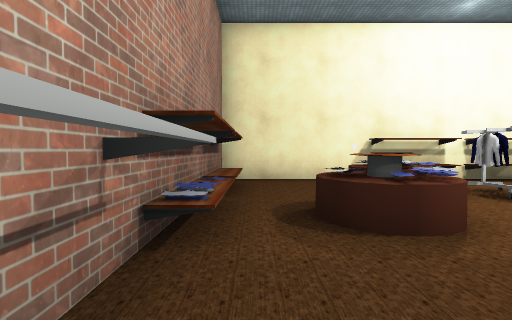
View 1 (above)

24 first-person views from a walk through a Unity game level. The camera is 1.5 m above the floor, tilts 2° down and sees 85° across. The floor is counted in squares, 2 m on a side. Each view is taken from the middle of a square. On the plan, view 1 faces up. The plan holds only what a view shows up to about 10 squares ahead; the rest is blank. The place goes on beyond the plan. The player character is not drawn. Some animated figures are left out. Some surface patterns are stand-ins.

View 2
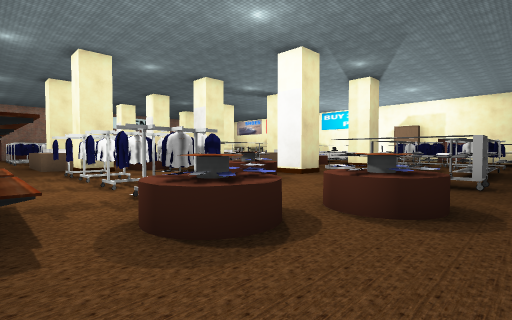

View 3
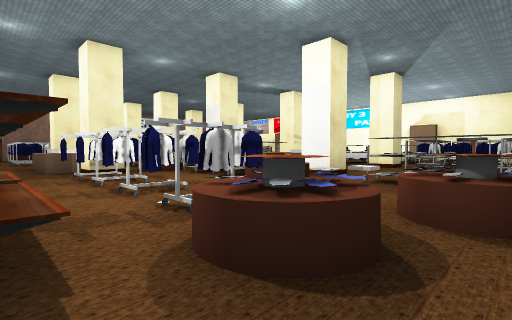

View 4
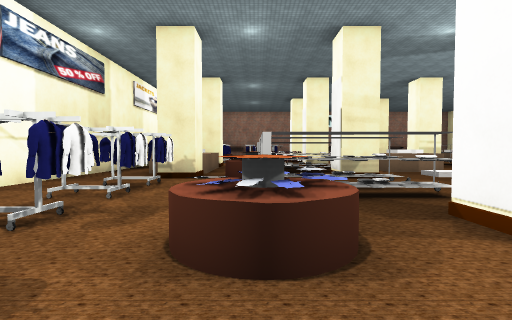

View 5
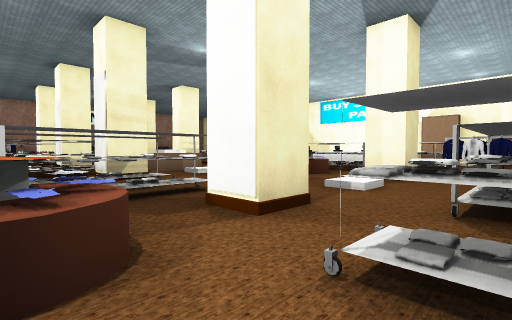

View 6
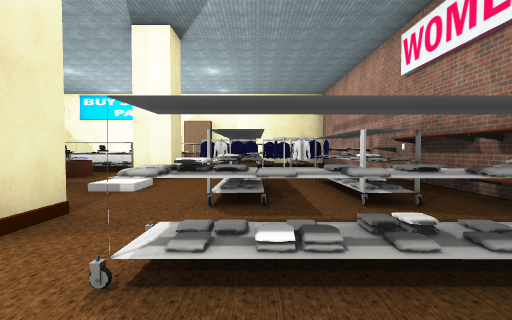

View 7
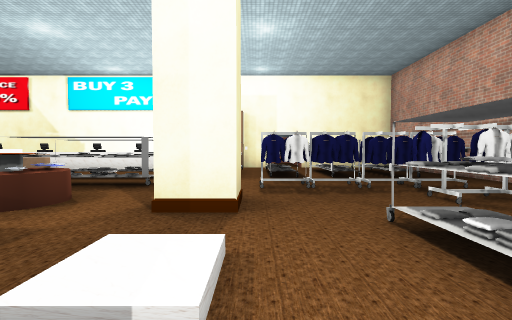

View 8
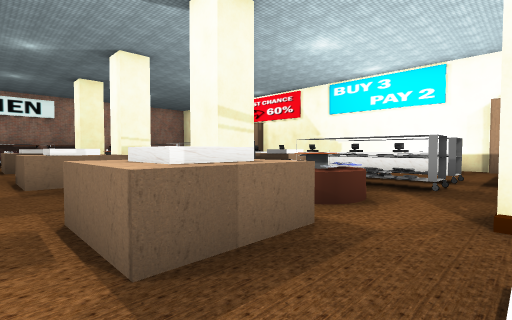

View 9
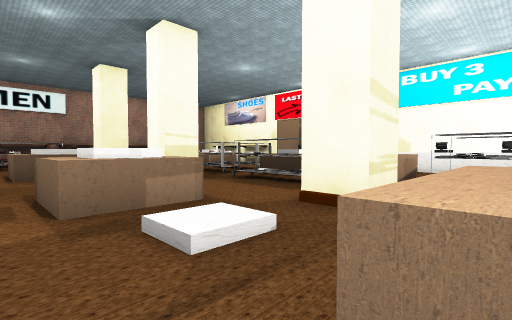

View 10
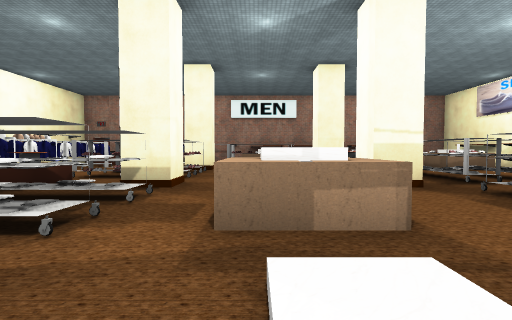

View 11
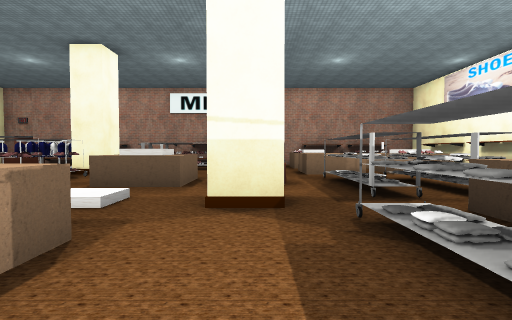

View 12
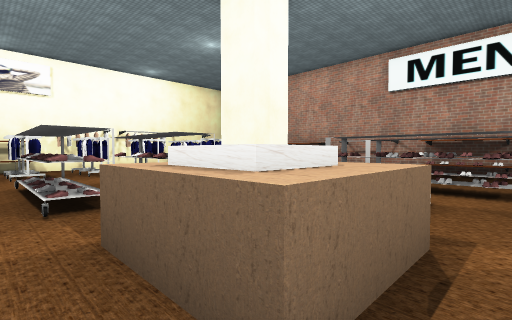

View 13
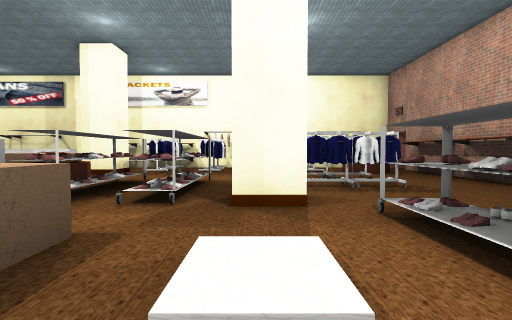

View 14
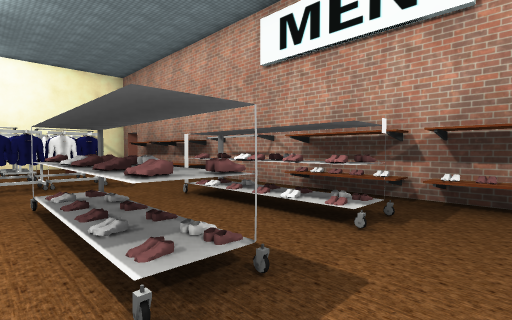

View 15
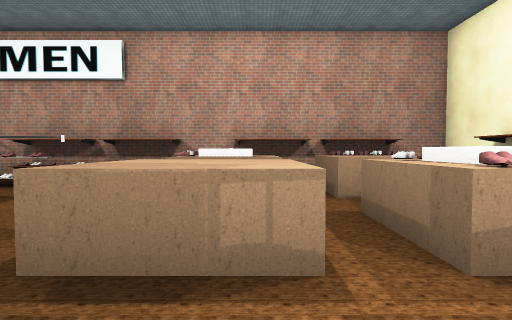

View 16
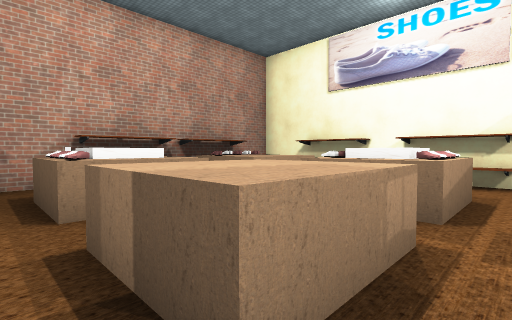

View 17
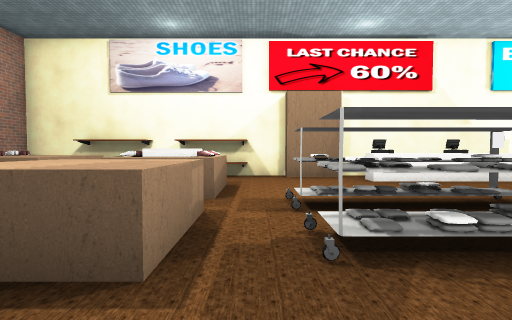

View 18
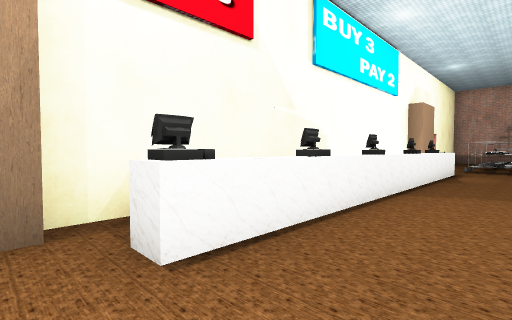

View 19
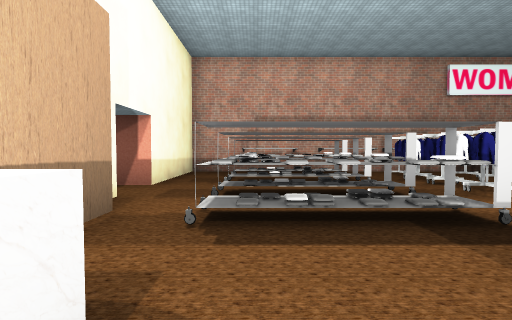

View 20
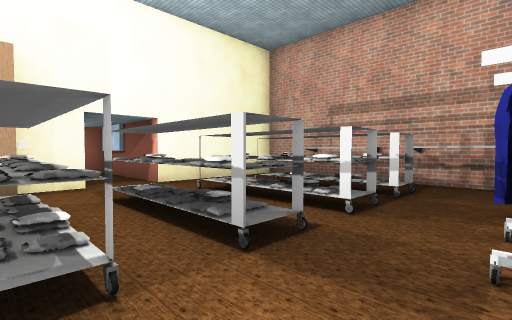

View 21
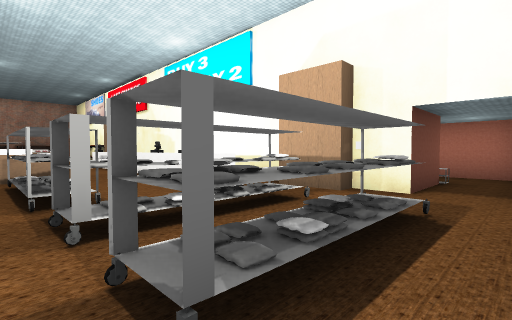

View 22
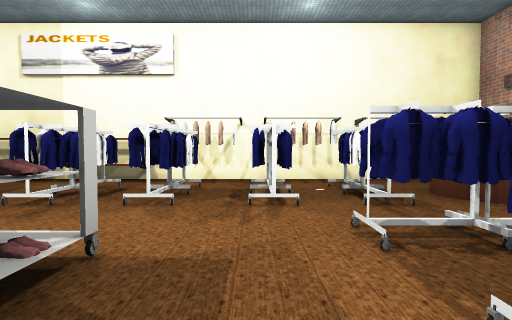

View 23
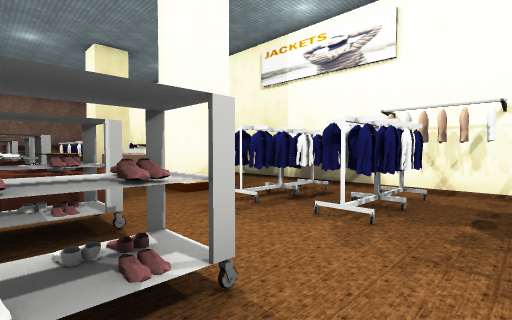

View 24
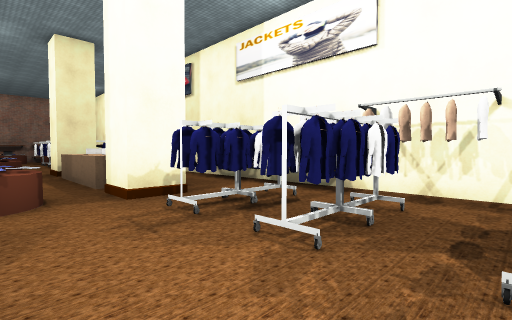

### Floor plan
Points are (right, up) in squares from view 1. A wall is a line through its corners. A room is listed if a view was taken in it or the views show most of it. See-through windows are left out.
Room 1 (views 1, 2, 3, 4, 5, 6, 7, 8, 9, 10, 11, 12, 13, 14, 15, 16, 17, 18, 19, 20, 21, 22, 23, 24)
walls: (13, -4) (13, -3.1) (13.9, -3.1); (12.6, -4.5) (12.6, -2.6) (14.4, -2.6); (10.4, -1.4) (10.4, -0.3) (11.5, -0.3); (14.4, -4.5) (13.6, -4.5); (10.4, -6.4) (10.4, -5.4) (11.5, -5.4); (8, -4) (8, -3.1) (8.9, -3.1); (7.6, -4.5) (7.6, -2.6) (9.4, -2.6); (16.6, -1.3) (15.6, -1.3) (15.6, -0.2); (15.6, -6.5) (15.6, -5.4) (16.6, -5.4); (13.8, -8.7) (15.5, -8.7); (14.1, -9) (15, -9); (11.4, 3.6) (10.4, 3.6) (10.4, 4.6) (11.4, 4.6); (18.9, -4) (18, -4) (18, -3.1) (18.9, -3.1); (5.2, -1.4) (5.2, -0.3) (6.2, -0.3); (11.6, -10) (11.6, -9) (12.5, -9); (13.2, 4.1) (12.4, 4.1); (15, 3.6) (11.9, 3.6); (12, 4.4) (12, 5.4) (13.4, 5.4); (12.4, 4.5) (12.4, 5.1); (11.3, -10.5) (11.3, -8.7) (12.8, -8.7); (5.2, -6.4) (5.2, -5.4) (6.2, -5.4); (19.5, -4.5) (17.7, -4.5) (17.7, -2.6) (19.4, -2.6) (19.4, -3.4); (14.6, 5) (14.6, 4.1) (13.8, 4.1); (16.6, 4.6) (16.6, 3.6) (15.6, 3.6); (11.4, -12.7) (12.6, -12.7); (13.5, -12.7) (14.6, -12.7); (21.8, -1.3) (20.6, -1.3) (20.6, -0.2); (15.5, -12.7) (16.6, -12.7); (9.5, 7.3) (8.6, 7.3); (20.6, -9.5) (20.6, -7.6) (22.5, -7.6); (8, -13.2) (8, -12.7) (8.6, -12.7); (6.7, 7.3) (-0.9, 7.3) (-0.9, 5.4); (17.6, -13.8) (19.1, -13.8); (7, -14.2) (17.6, -14.2); (-0.9, -5.4) (-0.9, -14.2) (3, -14.2); (23.4, -9.5) (23.4, -8.4); (23.8, -9) (23.8, -8.4); (19.1, -14.2) (20.6, -14.2); (4.5, -14.2) (5.6, -14.2) (5.6, -13.8) (7, -13.8); (-0.9, 1.5) (-0.9, 0.9); (23.4, -12.1) (23.4, -10.3) (24.5, -10.3); (21.6, -14.2) (23.6, -14.2); (24.1, 7.3) (12, 7.3); (24.6, -14.2) (26.8, -14.2) (26.8, 5)
ways out: opening at (4, -15.5)
objects: shelf (-1, -1); other object (-1, 2); other object (-1, 3); other object (-1, 4); shelf (-1, 5); other object (0, -3); other object (0, 2); shelf (0, 3); other object (1, -12) to (1, -10); other object (1, -8); rack (1, -6) to (2, -6); other object (1, -4) to (1, -2); other object (1, 0) to (3, 0); table (1, 3) to (2, 4); other object (2, -12); rack (2, -8); table (2, 5) to (3, 6); other object (3, -12) to (3, -10); rack (3, -8); other object (3, -4) to (3, -2); other object (4, -12) to (4, -10); rack (4, -8); rack (4, 4); other object (4, 5); shelf (4, 7); rack (5, -8); table (5, 2) to (6, 2); other object (6, -12) to (6, -10); rack (6, 4); other object (6, 5); shelf (6, 7); other object (7, 5) to (8, 5); other object (8, -10) to (10, -10); other object (8, -8) to (10, -8); table (8, -6) to (9, -6); other object (8, -1) to (8, 0); other object (8, 1) to (8, 2); rack (8, 4); other object (9, -1) to (9, 2); rack (9, 4); other object (9, 5); other object (10, -13); cash register (11, -13); table (11, 2); other object (12, -7); other object (12, 2); cash register (13, -13); other object (13, -8) to (14, -8); other object (13, -1) to (13, 2); other object (14, -1); other object (14, 0) to (14, 1); other object (14, 2); cash register (15, -13); other object (15, -7); table (16, 2); cash register (17, -13); other object (17, -10) to (19, -10); other object (17, -8) to (19, -8); other object (17, 2); other object (17, 7); other object (18, -6) to (19, -6); other object (18, -1) to (18, 2); rack (18, 4) to (18, 5); rack (18, 6); other object (19, 1); other object (19, 5); other object (20, -1) to (20, 2); other object (20, 4); rack (20, 5); rack (20, 6); other object (21, -12); other object (21, -11); other object (21, 4); rack (21, 5); rack (21, 6); other object (22, -11); other object (22, 1); other object (22, 2); other object (23, -4) to (23, -2); rack (23, 1); rack (23, 2); other object (23, 3); rack (23, 4) to (23, 5); rack (23, 6); other object (24, -8); rack (24, 1); rack (24, 2); table (24, 4) to (25, 5); other object (25, -12); other object (25, -11); other object (25, -8); other object (25, -4) to (25, -2); shelf (26, -6); other object (26, -5); shelf (26, -4); other object (26, -3); other object (26, 1)

Positions as (right, up) in squares from view 1, and headings:
1: (0, 0), facing up
2: (0, 7), facing down-right
3: (1, 7), facing down-right
4: (3, 2), facing right
5: (3, 2), facing down-right
6: (3, 2), facing down
7: (5, -2), facing down
8: (6, -2), facing down-right
9: (9, -2), facing down-right
10: (10, -3), facing right
11: (12, -6), facing right
12: (17, -5), facing up-right
13: (21, -5), facing up
14: (22, -6), facing up-right
15: (19, -9), facing right
16: (20, -7), facing down-right
17: (20, -6), facing down
18: (18, -11), facing down-left
19: (9, -12), facing left
20: (6, -8), facing down-left
21: (3, -9), facing down-right
22: (21, 0), facing up
23: (21, 1), facing up-left
24: (21, 2), facing up-left
